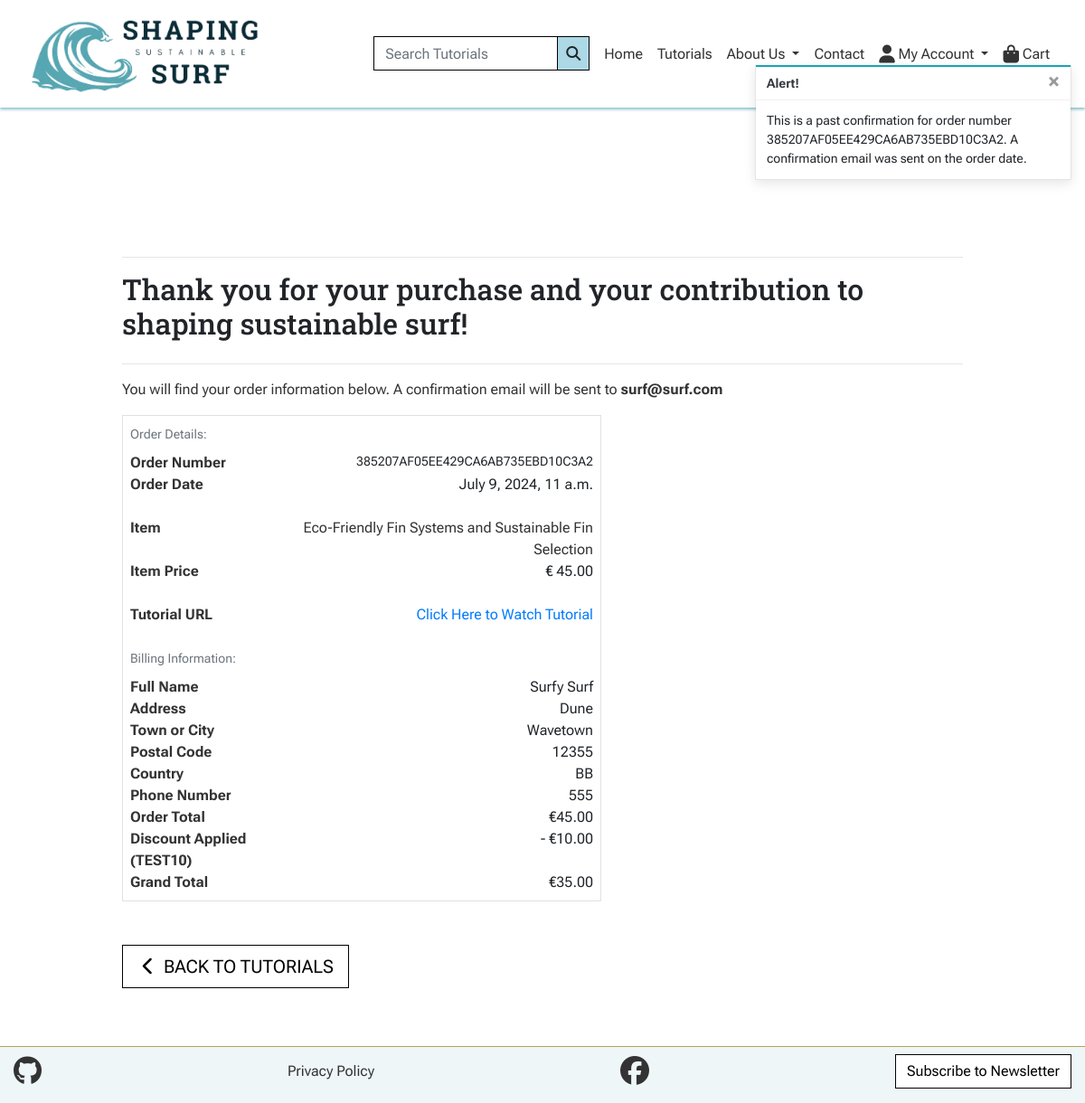
/profile/order_history/385207AF05EE429CA6AB735EBD10C3A2 (signed in), run on the app's committed database.
### checkout/models.py (models this page shows, shortened)
class Order(models.Model):
    order_number = models.CharField(max_length=32, null=False, editable=False)
    date = models.DateTimeField(auto_now_add=True)
    order_total = models.DecimalField(
        max_digits=10, decimal_places=2, null=False, default=0
    )
    discount_code = models.ForeignKey(
        DiscountCode, on_delete=models.SET_NULL, null=True, blank=True
    )
    grand_total = models.DecimalField(
        max_digits=10, decimal_places=2, null=False, default=0
    )
    original_cart = models.TextField(null=False, blank=False, default="")
    stripe_pid = models.CharField(
        max_length=254, null=False, blank=False, default=""
    )
    user_profile = models.ForeignKey(
        UserProfile, on_delete=models.SET_NULL,
        null=True, blank=True, related_name="orders"
    )
    full_name = models.CharField(max_length=50, null=False, blank=False)
    email = models.EmailField(max_length=254, null=False, blank=False)
    phone_number = models.CharField(max_length=20, null=True, blank=True)
    street_address1 = models.CharField(max_length=80, null=False, blank=False)
    street_address2 = models.CharField(max_length=80, null=True, blank=True)
    postcode = models.CharField(max_length=20, null=True, blank=True)
    town_or_city = models.CharField(max_length=40, null=False, blank=False)
    county = models.CharField(max_length=80, null=True, blank=True)
    country = CountryField(blank_label="Country *", null=False, blank=False)

class OrderItem(models.Model):
    order = models.ForeignKey(
        Order, related_name="items", on_delete=models.CASCADE
    )
    product = models.ForeignKey(Product, on_delete=models.SET_NULL, null=True)
    product_name = models.CharField(max_length=255)
    product_price = models.DecimalField(max_digits=6, decimal_places=2)

### products/models.py (models this page shows, shortened)
class Product(models.Model):
    STATUS = [
        ("Draft", "Draft"),
        ("Publish", "Publish"),
    ]
    name = models.CharField(max_length=254)
    category = models.ForeignKey(
        Category, on_delete=models.SET_NULL, null=True, blank=False
    )
    subcategory = models.ForeignKey(
        Subcategory, on_delete=models.SET_NULL, null=True, blank=False
    )
    price = models.DecimalField(
        max_digits=6, null=True, blank=False, decimal_places=2
    )
    description = models.TextField(max_length=3000, null=True, blank=False)
    image = ResizedImageField(
        size=[400, None],
        upload_to="sss_products/",
        null=True,
        blank=True,
        quality=75,
        force_format="webp",
    )
    video_url = models.URLField(max_length=254, null=True, blank=True)
    status = models.CharField(max_length=20, choices=STATUS, default="Draft")

### cart/models.py (models this page shows, shortened)
class DiscountCode(models.Model):
    class Meta:
        verbose_name = "Discount Codes"
        verbose_name_plural = "Discount Codes"
    ACTIVE_CHOICES = [
        ("Yes", "Yes"),
        ("No", "No"),
    ]
    code = models.CharField(max_length=20)
    amount = models.DecimalField(max_digits=5, decimal_places=2)
    active = models.CharField(
        max_length=3, choices=ACTIVE_CHOICES, default="Yes"
    )

### profiles/views.py (the view)
@login_required
def order_history(request, order_number):
    order = get_object_or_404(Order, order_number=order_number)
    if order.user_profile.user != request.user:
        raise PermissionDenied
    messages.info(request, (
        f"This is a past confirmation for order number {order_number}. "
        "A confirmation email was sent on the order date."
    ))
    template = "checkout/checkout_success.html"
    context = {
        "order": order,
        "from_profile": True,
    }
    return render(request, template, context)

### cart/contexts.py (called while the page is built, shortened)
def cart_contents(request):
    cart_items = []
    total = 0
    product_count = 0
    cart = request.session.get("cart", {})
    discount_code = request.session.get("discount_code")
    discount = None
    discount_amount = 0
    grand_total = total
    context = {
        "cart_items": cart_items,
        "total": total,
        "product_count": product_count,
        "discount": discount,
        "discount_amount": discount_amount,
        "grand_total": grand_total,
    }
    return context

### checkout/templates/checkout/checkout_success.html (shortened to what this page needs)
{% extends "base.html" %}
{% load static %}
{% block extra_css %}
<link rel="stylesheet" href="{% static 'checkout/css/checkout.css' %}">
{% endblock %}
{% block page_header %}
<div class="container header-container">
</div>
{% endblock %}
{% block content %}
<div class="container mb-2">
    <div class="row">
        <div class="col">
            <hr>
            <h2 class="logo-font mb-4">Thank you for your purchase and your contribution to shaping sustainable surf!
            </h2>
            <hr>
            <p class="text-black">You will find your order information below. A confirmation email will be sent to
                <strong>{{ order.email }}</strong>
            </p>
        </div>
    </div>
    <div class="row">
        <div class="col-12 col-lg-7 mb-5">
            <div class="order-confirmation-wrapper p-2 border">
                <div class="row">
                    <div class="col mb-2">
                        <small class="text-muted">Order Details:</small>
                    </div>
                </div>
                <div class="row">
                    <div class="col-12 col-md-4">
                        <p class="mb-0 text-black font-weight-bold">Order Number</p>
                    </div>
                    <div class="col-12 col-md-8 text-md-right">
                        <p class="small mb-0">{{ order.order_number }}</p>
                    </div>
                </div>
                <div class="row">
                    <div class="col-12 col-md-4">
                        <p class="mb-0 text-black font-weight-bold">Order Date</p>
                    </div>
                    <div class="col-12 col-md-8 text-md-right">
                        <p class="mb-0">{{ order.date }}</p>
                    </div>
                </div>
                {% for item in order.items.all %}
                <div class="row mt-4">
                    <div class="col-12 col-md-4">
                        <p class="mb-0 text-black font-weight-bold">Item</p>
                    </div>
                    <div class="col-12 col-md-8 text-md-right">
                        <p class="mb-0 text-black">
                            {{ item.product.name }}
                        </p>
                    </div>
                </div>
                <div class="row">
                    <div class="col-12 col-md-4">
                        <p class="mb-0 text-black font-weight-bold">Item Price</p>
                    </div>
                    <div class="col-12 col-md-8 text-md-right">
                        <p class="mb-0">€ {{ item.product.price }}</p>
                    </div>
                </div>
                {% if item.product and item.product.video_url %}
                <div class="row mb-4 mt-4">
                    <div class="col-12 col-md-4">
                        <p class="mb-0 text-black font-weight-bold">Tutorial URL</p>
                    </div>
                    <div class="col-12 col-md-8 text-md-right">
                        <a href="{{ item.product.video_url }}" target="_blank" rel="noopener noreferrer"
                            aria-label="Opens in a new window">Click Here to Watch Tutorial</a>
                    </div>
                </div>
                {% endif %}
                {% endfor %}
                <div class="row">
                    <div class="col mb-2">
                        <small class="text-muted">Billing Information:</small>
                    </div>
                </div>
                <div class="row">
                    <div class="col-12 col-md-4">
                        <p class="mb-0 text-black font-weight-bold">Full Name</p>
                    </div>
                    <div class="col-12 col-md-8 text-md-right">
                        <p class="mb-0">{{ order.full_name }}</p>
                    </div>
                </div>
                <div class="row">
                    <div class="col-12 col-md-4">
                        <p class="mb-0 text-black font-weight-bold">Address</p>
                    </div>
                    <div class="col-12 col-md-8 text-md-right">
                        <p class="mb-0">{{ order.street_address1 }}</p>
                    </div>
                </div>
                <div class="row">
                    <div class="col-12 col-md-4">
                        <p class="mb-0 text-black font-weight-bold">Town or City</p>
                    </div>
                    <div class="col-12 col-md-8 text-md-right">
                        <p class="mb-0">{{ order.town_or_city }}</p>
                    </div>
                </div>
                {% if order.postcode %}
                <div class="row">
                    <div class="col-12 col-md-4">
                        <p class="mb-0 text-black font-weight-bold">Postal Code</p>
                    </div>
                    <div class="col-12 col-md-8 text-md-right">
                        <p class="mb-0">{{ order.postcode }}</p>
                    </div>
                </div>
                {% endif %}
                <div class="row">
                    <div class="col-12 col-md-4">
                        <p class="mb-0 text-black font-weight-bold">Country</p>
                    </div>
                    <div class="col-12 col-md-8 text-md-right">
                        <p class="mb-0">{{ order.country }}</p>
                    </div>
                </div>
                {% if order.phone_number %}
                <div class="row">
                    <div class="col-12 col-md-4">
                        <p class="mb-0 text-black font-weight-bold">Phone Number</p>
                    </div>
                    <div class="col-12 col-md-8 text-md-right">
                        <p class="mb-0">{{ order.phone_number }}</p>
                    </div>
                </div>
                {% endif %}
                <div class="row">
                    <div class="col-12 col-md-4">
                        <p class="mb-0 text-black font-weight-bold">Order Total</p>
                    </div>
                    <div class="col-12 col-md-8 text-md-right">
                        <p class="mb-0">€{{ order.order_total }}</p>
                    </div>
                </div>
                {% if order.discount_code %}
                <div class="row">
                    <div class="col-12 col-md-4">
                        <p class="mb-0 text-black font-weight-bold">Discount Applied ({{ order.discount_code.code }})
                        </p>
                    </div>
                    <div class="col-12 col-md-8 text-md-right">
                        <p class="mb-0">- €{{ order.discount_code.amount }}</p>
                    </div>
                </div>
                {% endif %}
                <div class="row">
                    <div class="col-12 col-md-4">
                        <p class="mb-0 text-black font-weight-bold">Grand Total</p>
                    </div>
                    <div class="col-12 col-md-8 text-md-right">
                        <p class="mb-0">€{{ order.grand_total }}</p>
                    </div>
                </div>
            </div>
        </div>
    </div>
    <div class="row">
        <div class="col-12 col-lg-6 mb-5">
            <a href="{% url 'tutorials_list' %}" class="btn btn-outline-black rounded-0 btn-lg mb-2">
                <span class="icon">
                    <i class="fas fa-chevron-left"></i>
                </span>
                <span class="text-uppercase">Back to Tutorials</span>
            </a>
        </div>
    </div>
</div>
{% endblock %}

### static/css/base.css (style rules this page uses)
:root { --blue: #57a7b3; --green: #3d757d; --pink: #b35794; --aubergine: #7D3D67; --yellow: #b3a357; --font-color: #333333; --background-color: #eef6f7; --blue-box-shadow: 1px -1px 7px 0 rgba(87, 167, 179, 0.70); --yellow-box-shadow: 1px -1px 7px 0 #b3a357; --black-box-shadow: 1px -1px 7px 0 #4E4A47; }
* { margin: 0; padding: 0; box-sizing: border-box; font-family: "Roboto Flex", sans-serif; }
html, body { height: 100%; }
body { display: flex; flex-direction: column; min-height: 100vh; }
h1, h2, h3, h4, h5, h6 { font-family: "Roboto Slab", sans-serif; }
.text-black { color: var(--font-color) !important; }
.header-container { padding-top: 110px; }
.icon { align-items: center; display: inline-flex; justify-content: center; height: 1.5rem; width: 1.5rem; }
.btn-outline-black { background: white; color: black !important; border: 1px solid black; }
@media (min-width: 1200px) { .container { max-width: 80%; } }

### data on the page
Order: email "surf@surf.com", order_number "385207AF05EE429CA6AB735EBD10C3A2", date "July 9, 2024, 11 a.m.", full_name "Surfy Surf", street_address1 "Dune", town_or_city "Wavetown", postcode "12355", country "BB", phone_number "555", order_total "45.00", discount_code.code "TEST10", discount_code.amount "10.00", grand_total "35.00"
OrderItem: product.name "Eco-Friendly Fin Systems and Sustainable Fin Selection", product.price "45.00"

### other printed values
{{ message }} "This is a past confirmation for order number 385207AF05EE429CA6AB735EBD10C3A2. A confirmation email was sent on the order date."
